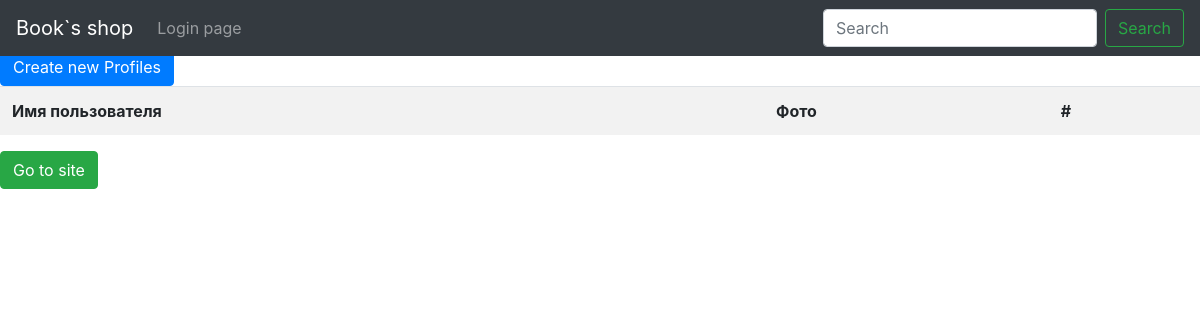
Page /profiles/list/ on the earlier database version.
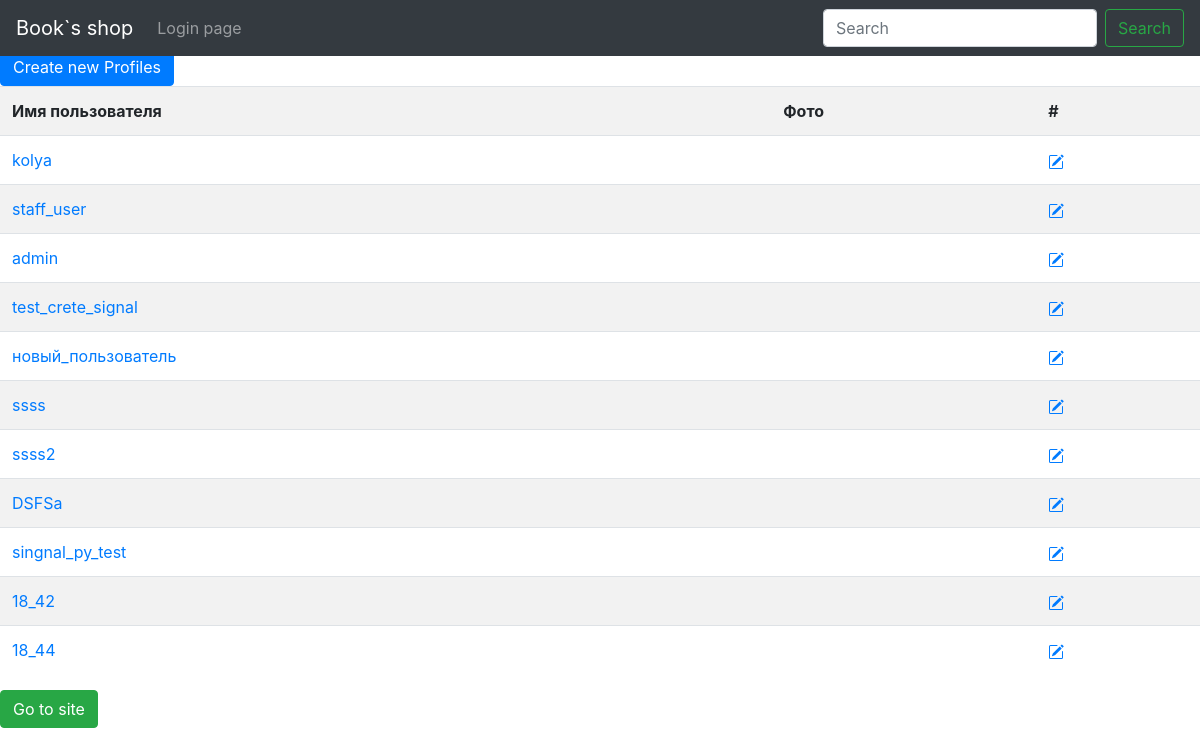
Same page on the later database version.
### profiles/models.py (models this page shows, shortened)
class Profile(models.Model):
    user=models.OneToOneField(
        User,
        on_delete=models.PROTECT,
        null=True,
        blank=True
    )
    image=models.ImageField(
        verbose_name="Фото пользователя",
        upload_to="profiles-pic",
        null=True,
        blank=True,
    )
    phone=models.CharField(
        verbose_name="Телефон",
        max_length=15,
        null=True,
        blank=True,
        default="375290000000"
    )

### profiles/views.py (the view)
# urls.py: path('list/', views.ProfilesList.as_view(),name='list'),
class ProfilesList(ListView):
    model=Profile
    template_name='profiles/list.html'

### profiles/templates/profiles/list.html (shortened to what this page needs)
{% extends "base.html" %}
{% load crispy_forms_tags %}
    {% block main %}
    <a class="btn btn-primary" href="{% url 'CRUDL_profiles:create'%}">Create new Profiles</a>
        <table class="table table-striped" width="100%" >
                <tr>
                    <th>Имя пользователя</th><th>Фото</th><th>#</th>
                </tr>
            {% for object in object_list %}
                <tr>
                    <td><a href="{% url 'CRUDL_profiles:update' object.pk %}">{{object.user}}</a></td>
                    {% if object.image %}
                        <td> <img height="250" height="250" src="{{object.image.url}}" alt=""></td>
                    {% else %}
                    <td></td>
                    {%endif%}
                    <td><a href="{% url 'CRUDL_profiles:delete' object.pk %}"></a></td>
                </tr>
        {% endfor %}
        </table>
        <a class="btn btn-success" href="{% url 'home_page'%}">Go to site </a>
{% endblock main %}

Differences in the rows shown:
added Profile: user "kolya"
added Profile: user "staff_user"
added Profile: user "admin"
added Profile: user "test_crete_signal"
added Profile: user "новый_пользователь"
added Profile: user "ssss"
added Profile: user "ssss2"
added Profile: user "DSFSa"
added Profile: user "singnal_py_test"
added Profile: user "18_42"
added Profile: user "18_44"
